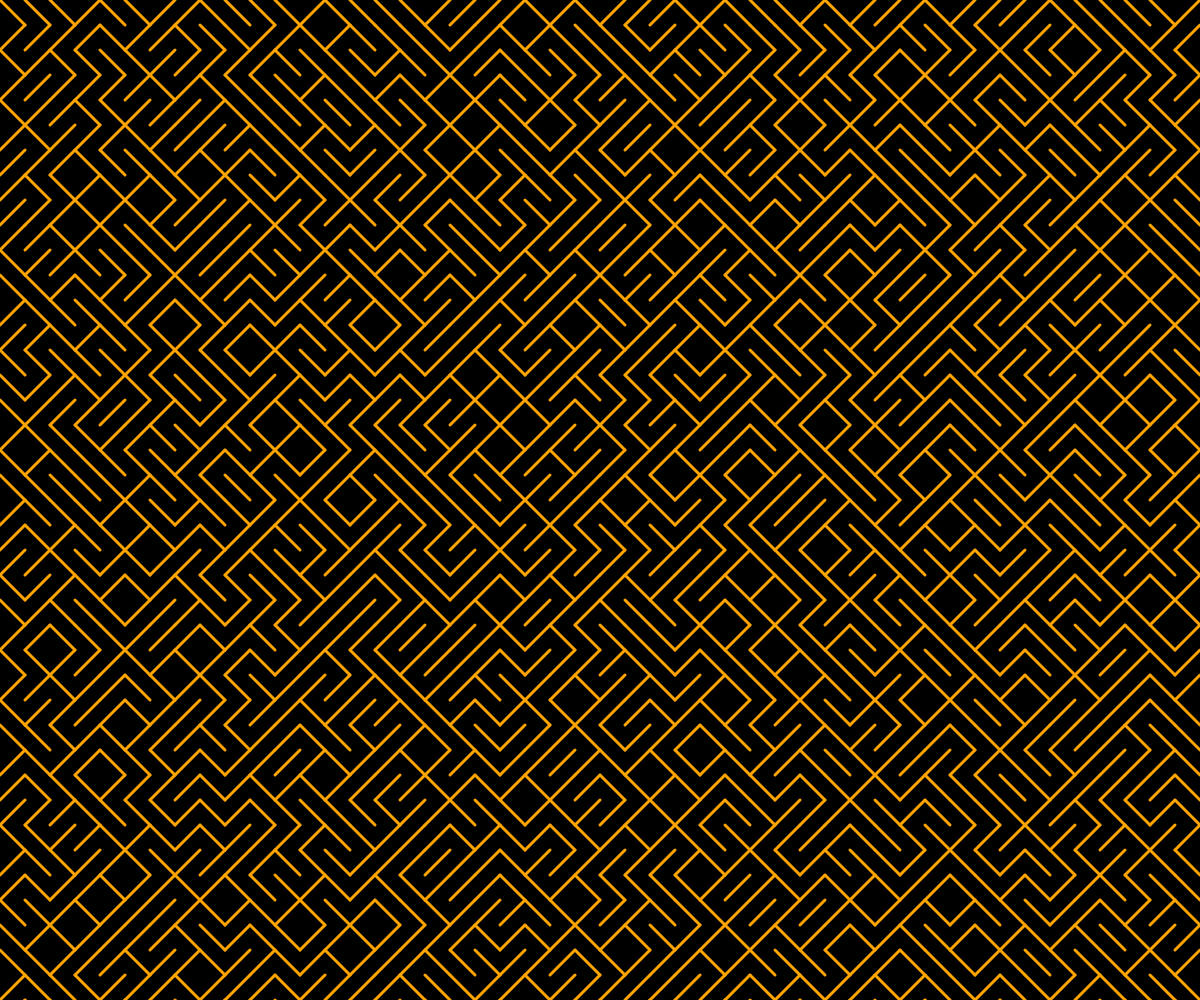
Frame 1 (no input)
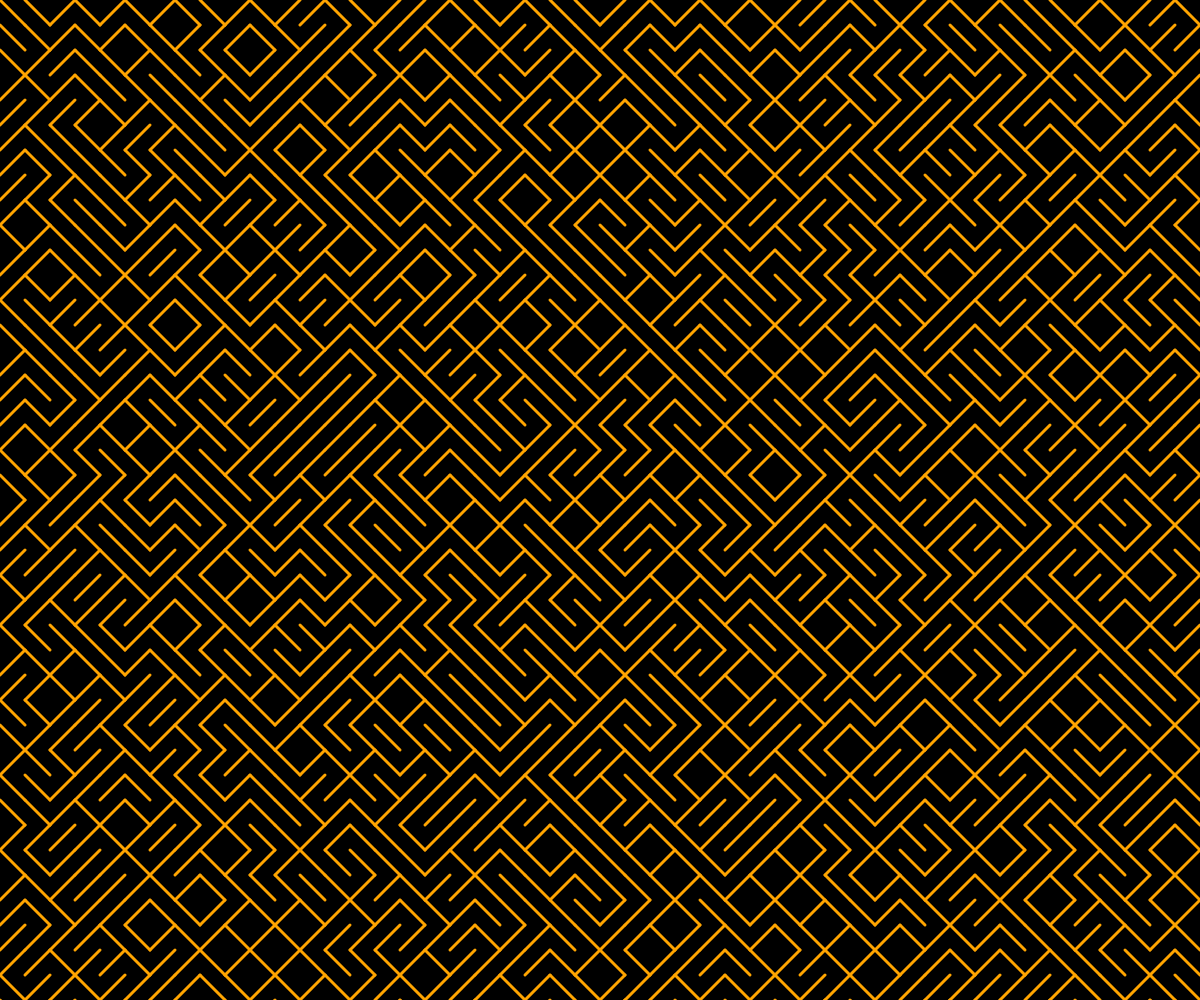
Frame 2 (the mouse pressed at the canvas centre, redrawn once)

The p5.js sketch that drew these frames (run headless with seeded random() and noise() and a simulated clock; the mouse was pressed at the canvas centre and the sketch redrawn once):

// p5.js sketch
// ── sketch.js
let randomValue;
let step = 25;

// load before everything
function setup() {
  createCanvas(windowWidth, windowHeight);
  background(0);
  noLoop();
}

// On window resize, update the canvas size and rerender the sketch
function windowResized() {
  resizeCanvas(windowWidth, windowHeight);
}

function draw() {
  background(0);
  stroke("orange");
  strokeWeight(3);
  for (let x = 0; x < windowWidth; x += step) {
    for (let y = 0; y < windowWidth; y += step) {
      drawLine(x, y, step, step);
    }
  }
}

function drawLine(x, y, width, height) {
  // half of the time the line will change from top to bottom, bottom to top
  randomValue = random(0, 1) >= 0.5;
  console.log(randomValue);
  // conditional to render the result of the randomValue boolean
  randomValue ? line(x, y, x + width, y + height) : line(x + width, y, x, y + height);
}
